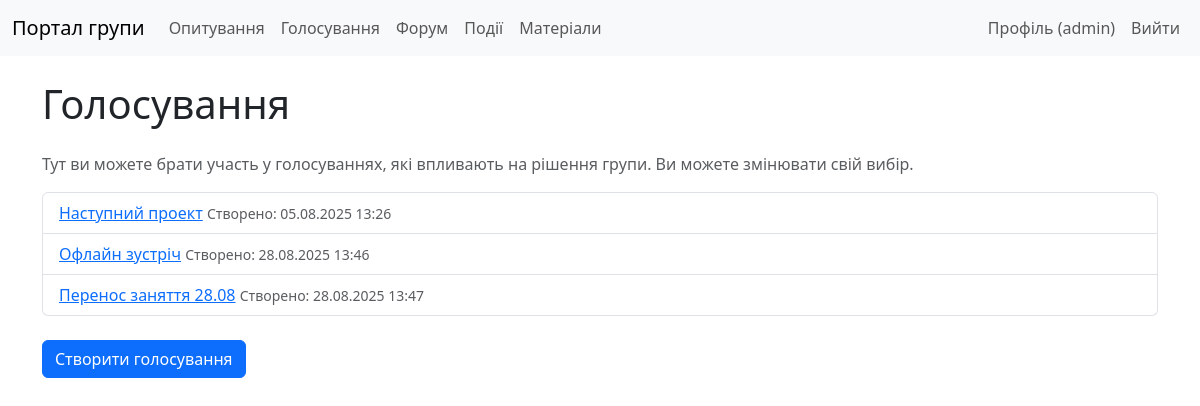
The app's page /voting/ (signed in) with its own data.
### voting/models.py (models this page shows, shortened)
class Vote(models.Model):
    title = models.CharField(max_length=200)
    description = models.TextField(blank=True, null=True)
    created_by = models.ForeignKey(User, on_delete=models.CASCADE, related_name='votes')
    created_at = models.DateTimeField(auto_now_add=True)
    is_active = models.BooleanField(default=True)
    class Meta:
        verbose_name = 'Vote'
        verbose_name_plural = 'Votes'

### voting/views.py (the view)
# urls.py: path('', views.VoteListView.as_view(), name='vote_list'),
class VoteListView(ListView):
    model = Vote
    template_name = 'voting/vote_list.html'
    context_object_name = 'votes'
    def get_queryset(self):
        return Vote.objects.filter(is_active=True)

### templates/voting/vote_list.html (shortened to what this page needs)
{% extends 'base.html' %}
{% block content %}
    <h1 class="my-4">Голосування</h1>
    <p class="text-muted">Тут ви можете брати участь у голосуваннях, які впливають на рішення групи. Ви можете змінювати свій вибір.</p>
    {% if votes %}
        <ul class="list-group mb-4">
            {% for vote in votes %}
                <li class="list-group-item">
                    <a href="{% url 'voting:vote_detail' vote.pk %}">{{ vote.title }}</a>
                    <small class="text-muted">Створено: {{ vote.created_at|date:"d.m.Y H:i" }}</small>
                </li>
            {% endfor %}
        </ul>
    {% else %}
        <p class="alert alert-info">Наразі немає активних голосувань.</p>
    {% endif %}
    {% if user.is_authenticated and user.profile.role in 'admin,moderator' %}
        <a href="{% url 'voting:vote_create' %}" class="btn btn-primary">Створити голосування</a>
    {% endif %}
{% endblock %}

### templates/base.html (shortened to what this page needs)
{% load static %}
<!DOCTYPE html>
<html lang="uk">
<head>
    <link href="https://cdn.jsdelivr.net/npm/bootstrap@5.3.0/dist/css/bootstrap.min.css" rel="stylesheet">
    <link rel="stylesheet" href="{% static 'css/styles.css' %}">
</head>
<body>
    <nav class="navbar navbar-expand-lg navbar-light bg-light">
        <div class="container-fluid">
            <a class="navbar-brand" href="{% url 'core:group_profile' %}">
                {% with group=group %}
                    {% if group.logo %}
                        <img src="{{ group.logo.url }}" alt="{{ group.name }}">
                    {% else %}
                        Портал групи
                    {% endif %}
                {% endwith %}
            </a>
            <div class="collapse navbar-collapse" id="navbarNav">
                <ul class="navbar-nav me-auto">
                    <li class="nav-item">
                        <a class="nav-link" href="{% url 'polls:poll_list' %}">Опитування</a>
                    </li>
                    <li class="nav-item">
                        <a class="nav-link" href="{% url 'voting:vote_list' %}">Голосування</a>
                    </li>
                    <li class="nav-item">
                        <a class="nav-link" href="{% url 'forum:topic_list' %}">Форум</a>
                    </li>
                    <li class="nav-item">
                        <a class="nav-link" href="{% url 'events:event-list' %}">Події</a>
                    </li>
                    <li class="nav-item">
                        <a class="nav-link" href="{% url 'materials:material-list' %}">Матеріали</a>
                    </li>
                </ul>
                <ul class="navbar-nav">
                    {% if user.is_authenticated %}
                        <li class="nav-item">
                            <a class="nav-link" href="{% url 'core:user_profile' %}">Профіль ({{ user.username }})</a>
                        </li>
                        <li class="nav-item">
                            <form action="{% url 'logout' %}" method="post" class="d-inline">
                                <button type="submit" class="nav-link btn btn-link">Вийти</button>
                            </form>
                        </li>
                    {% endif %}
                </ul>
            </div>
        </div>
    </nav>
    <div class="container">
        {% block content %}
        {% endblock %}
    </div>
</body>
</html>

### static/css/styles.css (style rules this page uses)
.container { margin-top: 20px; }

### records on screen
Vote: title "Наступний проект", created_at "05.08.2025 13:26"
Vote: title "Офлайн зустріч", created_at "28.08.2025 13:46"
Vote: title "Перенос заняття 28.08", created_at "28.08.2025 13:47"

### other values on screen
{{ user.username }} "admin"
